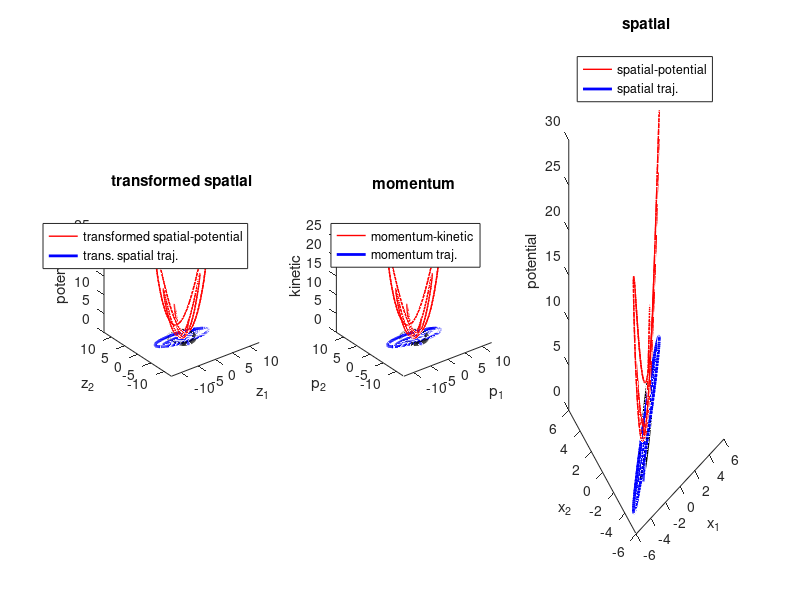

The MATLAB script that drew this image:
%% demonstrate the effect of spatial transformation
#rand('seed',54321);
#randn('seed',54321);
rLim = 5;
BND = rLim + 1;
%% STEP SIZE
delta = .05;
L = 10;
episode = 1000;
SIGMA=[1,.99;.99,1];
#SIGMA=[99,1/99;1/99,99];
%% DEFINE POTENTIAL ENERGY FUNCTION
x0 =[0;0];
U = @(x) (x-x0)' * inv(SIGMA) * (x-x0)/2;
%% DEFINE GRADIENT OF POTENTIAL ENERGY
dU = @(x) inv(SIGMA)*(x-x0);

%% DEFINE GRADIENT OF POTENTIAL ENERGY
K = @(x) x' *  x/2;
dK = @(x) x;

for i=1:3
  x = [];
  z = [];
  p = [];
  zStar = randn(2,1)*2;
  pStar = randn(2,1)*2;
  z2x = @(z) sqrtm(SIGMA) * z + x0;
  x(:,end+1) = [z2x(zStar);U(z2x(zStar))];
  p(:,end+1) = [pStar;K(pStar)];
  z(:,end+1) = [zStar;U(z2x(zStar))];
  for j= 1:episode
    zStar = zStar + delta*dK(pStar);
    pStar = pStar - delta*sqrtm(SIGMA)*dU(z2x(zStar));
    x(:,end+1) = [z2x(zStar);U(z2x(zStar))];
    z(:,end+1) = [zStar;U(z2x(zStar))];
    ##z(:,end+1) = [zStar;U(z2x(zStar))];
    p(:,end+1) = [pStar;K(pStar)];
  end
  #figure(1);
  subplot(1,3,3);
  plot3(x(1,500:end),x(2,500:end),x(3,500:end),'r-','Linewidth',1);
  hold on;
  plot(x(1,500:end),x(2,500:end),'b-','Linewidth',2);

  subplot(1,3,1);
  plot3(z(1,500:end),z(2,500:end),z(3,500:end),'r-','Linewidth',1);
  hold on;
  plot(z(1,500:end),z(2,500:end),'b-','Linewidth',2);
  #plot3(x(1,1),x(2,1),'bo','Markersize',20);

  #figure(2);
  subplot(1,3,2);
  plot3(p(1,500:end),p(2,500:end),p(3,500:end),'r-','Linewidth',1);
  hold on;
  plot(p(1,500:end),p(2,500:end),'b-','Linewidth',2);
  
  
  #legend('momentum-kinetic traj.','spatial traj.','3 \sigma boundary')
  #                               #print -dpng 'figures/hmc2-1.png'
end
#figure(1)
subplot(1,3,3);
hold on;
t = linspace(0,2*pi,100)';
xy = 3*sqrtm(SIGMA)*[cos(t)';sin(t)'] + x0;
%% ## plot(circsx,circsy,'k');
plot3(xy(2,:),xy(1,:),'k','Linewidth',3);
xlabel('x_1');
ylabel('x_2');
zlabel('potential');
title('spatial')
legend('spatial-potential','spatial traj.')
                                #print -dpng 'figures/hmc2-1.png'

subplot(1,3,1);
hold on;
t = linspace(0,2*pi,100)';
xy = 3*[cos(t)';sin(t)'] + x0;
%% ## plot(circsx,circsy,'k');
plot3(xy(2,:),xy(1,:),'k','Linewidth',3);
xlabel('z_1');
ylabel('z_2');
zlabel('potential');
title('transformed spatial')
legend('transformed spatial-potential','trans. spatial traj.')
                                #print -dpng 'figures/hmc2-1.png'
axis equal
subplot(1,3,2);
hold on;
#figure(2);
t = linspace(0,2*pi,100)';
                                #xy = 3*[cos(t)';sin(t)'];
xy = 3*[cos(t)';sin(t)'];
%% ## plot(circsx,circsy,'k');
plot3(xy(2,:),xy(1,:),'k','Linewidth',3);

##plot3(x(1,1),x(2,1),'bo','Markersize',20);
xlabel('p_1');
ylabel('p_2');
zlabel('kinetic');
title('momentum')
legend('momentum-kinetic','momentum traj.')
                                #axis equal;
axis equal
pause()
